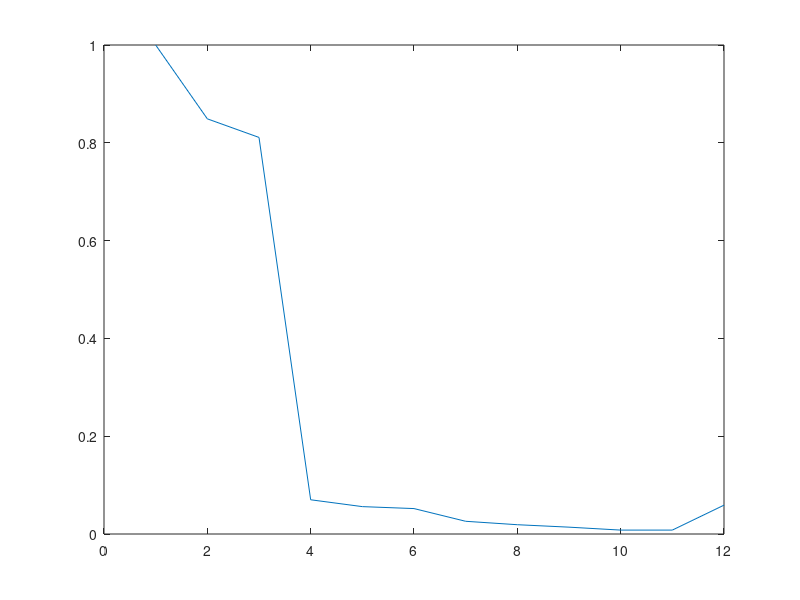

Write the MATLAB code that produced this figure.

clear all
%Model Parameters
phi_p = 0.1;
phi_g=0.3;
phi_l=0.35;
gamma=0.97;% rate of change of primacy gradient across groups
sigma_gp=0.02;%
sigma_L=0.02;
sigma_v=0.005;
rho=0.3;
theta=0.003;
eta_NC=0.15;% learning rate for assoication between context and group
eta_O=0.6; % output interference

% experimental details
nTrials=1000;
listlength=12;
possGroupSize=1:5;

v=zeros(nTrials, listlength); % this can be easily pre-allocated, so should be
recalled_item=zeros(nTrials,listlength);

N_O=0; % counter for non recalled items

for t=1:nTrials
    
    r=zeros(1,listlength);
    
    % Here is what happens in model
    % We generated a longish vector of group sizes, then find first
    % group that takes us beyond list length. We truncate that group
    % and use only the groups we need
    
    groupSize=randsample(possGroupSize,listlength,true);% random
    
    % or constant within list, but varies across lists
    %groupSize=repmat(randsample(possGroupSize,1,true),1,listlength);
    
    cumulz = cumsum(groupSize);
    numGroups = find(cumulz>=listlength, 1, 'first'); % finds first instance
    groupSize(numGroups) = listlength-cumulz(numGroups-1);
    groupSize = groupSize(1:numGroups);
    
    lContext = ones(1,numGroups);     % control element for list context (each group has a list context)
    List_cue=1; % only have one list at the moment 

    % make group markers
    gContext = [];
    pContext = [];
    absP = [];
    % set control elements
    
    for gz=1:length(groupSize)
        gContext = [gContext repmat(gz,1,groupSize(gz))];
        pContext = [pContext linspace(0,1,groupSize(gz))];
        absP = [absP 1:groupSize(gz)];
    end
    
    % cue for list and group and obtain group context
    Group_cue=1; % Current group
    get_group_info=1;
    % make x attempts at recall
        out_int=zeros(1,length(groupSize));
out_int=[];
    
    for outpos=1:3
    
        if get_group_info      
        % list cue and group cue to context
        eta_LC=1+randn(1,numGroups)*sigma_L; % Eq A3
        C_LC=eta_LC.*phi_l.^abs(List_cue-lContext); %Eq A7 - control element for list
        C_NC=zeros(1,numGroups); % control element for group cue
        C_NC(Group_cue)=eta_NC;
        % output interference
        if out_int
        C_NC(out_int)=eta_O;
        end
   
        %cue to a particular group
        C=C_NC+C_LC; % list and group control elements added
        [max_value,Current_Group]=max(C); % select most activated
        %C(Current_Group)=1; % set control element for most activared to 1
        
        Current_pContext = linspace(0,1,groupSize(Current_Group));
                withinPos=1; % set the within group maker to 1 for new group

        P_CG=1; % assume no effect of time
        get_group_info=0; % context and Current_Group remain the same
        
        
        out_int(Current_Group)=Current_Group;

        end
        
        
   
        eta_gv=gamma.^(absP-1)+randn(1,listlength)*sigma_gp; %Eq A10
        v_GV = P_CG*eta_gv.*phi_g.^abs(Current_Group-gContext); %Eq A11
        v_PV = phi_p.^abs(Current_pContext(withinPos)-pContext); %Eq A14
        
        % implemented primacy gradient
        v_PV=eta_gv.*v_PV;
        
        % sum group and item vectors to get activation of each item
        t_v = rho*v_GV + (1-rho)*v_PV; % Eq A15
        v(t,:)=t_v;
        % noisy retrieval Eq A16
        noise=randn(1,listlength)*sigma_v;
        a=(t_v+noise).*(1-r);
       
        % activation of two highest items
        [max_value,max_idx] = max(a);
        a(max_idx) = NaN;
        second_max = max(a);
        a = max_value; % retruns max_value into a
        
        if (max_value-second_max)>theta
            recalled_item(t,outpos)=max_idx;
            r(max_idx)=1;            
        else
            recalled_item(t,outpos)=0;
        end      
        
        withinPos=withinPos+1;% now recall of next item of current group will be attempted
         % check if we have reached end of current group
        if  withinPos>groupSize(Current_Group)
            get_group_info=1;
            Group_cue=Group_cue+1; % assume next group is accessed - serial recall
        end
    end
end

for i=1:listlength;
    prop(i)=numel(find(recalled_item==i))/nTrials;
end

plot(1:i,prop)

Av_v=mean(v);
Av_a=mean(a);
